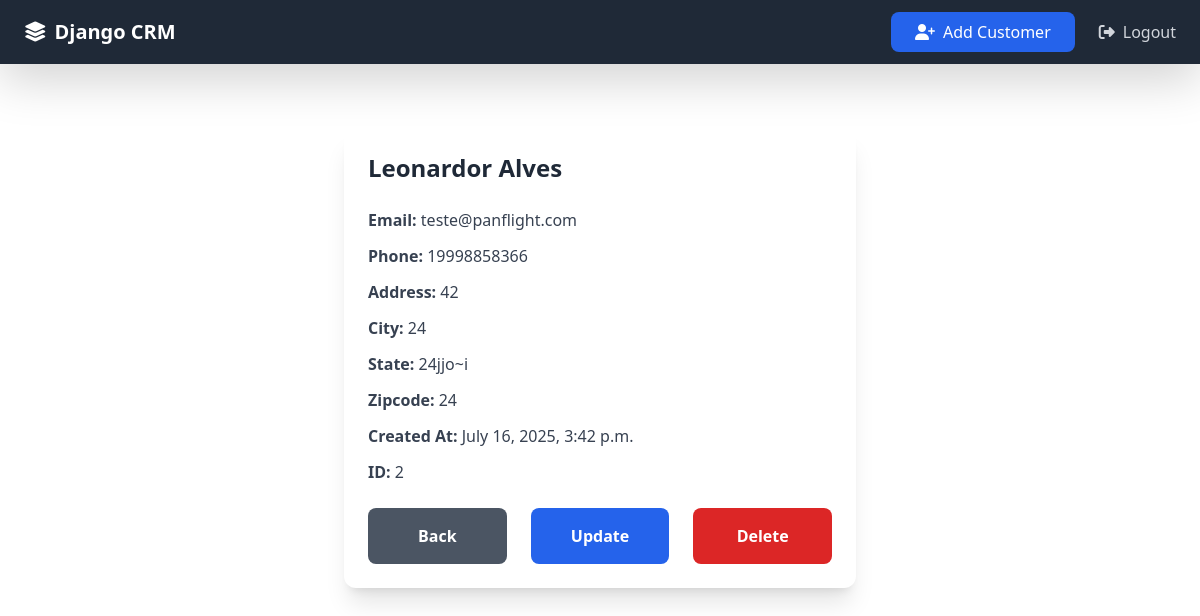
The page /customer_data/2 (signed in) on the database its author committed.
### website/models.py (models this page shows, shortened)
class Customer(models.Model):
    created_at = models.DateTimeField(auto_now_add=True)
    first_name = models.CharField(max_length=50)
    last_name  = models.CharField(max_length=50)
    email      = models.CharField(max_length=50)
    phone      = models.CharField(max_length=20)
    address    = models.CharField(max_length=50)
    city       = models.CharField(max_length=50)
    state      = models.CharField(max_length=50)
    zipcode    = models.CharField(max_length=20)

### website/views.py (the view)
# urls.py: path('customer_data/<int:pk>', views.customer_data, name='customer_data'),
def customer_data(request, pk):
    if request.user.is_authenticated:
        customer_data = Customer.objects.get(id=pk)
        return render(request, 'customer_data.html', {'customer_data': customer_data})
    else:
        messages.success(request, "You Must Be Login To See That Page...")
        return redirect ('home')

### website/templates/customer_data.html
{% extends 'base.html' %}
{% block content %}
<div class="py-10 flex items-center justify-center">
    <div class="bg-white shadow-xl rounded-xl p-6 w-full max-w-lg">
        <h2 class="text-2xl font-bold text-gray-800 mb-4">
            {{ customer_data.first_name }} {{ customer_data.last_name }}
        </h2>
        <div class="space-y-3 text-gray-700">
            <p><span class="font-semibold">Email:</span> {{ customer_data.email }}</p>
            <p><span class="font-semibold">Phone:</span> {{ customer_data.phone }}</p>
            <p><span class="font-semibold">Address:</span> {{ customer_data.address }}</p>
            <p><span class="font-semibold">City:</span> {{ customer_data.city }}</p>
            <p><span class="font-semibold">State:</span> {{ customer_data.state }}</p>
            <p><span class="font-semibold">Zipcode:</span> {{ customer_data.zipcode }}</p>
            <p><span class="font-semibold">Created At:</span> {{ customer_data.created_at }}</p>
            <p><span class="font-semibold">ID:</span> {{ customer_data.id }}</p>
        </div>
        <div class="flex gap-4 mt-6">
            <a href="{% url 'home' %}"
               class="flex-1 bg-gray-600 hover:bg-gray-700 text-white text-center py-3 rounded-lg font-semibold transition">
                Back
            </a>
            <a href="{% url 'update_customer' customer_data.id %}"
               class="flex-1 bg-blue-600 hover:bg-blue-700 text-white text-center py-3 rounded-lg font-semibold transition">
                Update
            </a>
            <a href="{% url 'delete_customer' customer_data.id %}"
               class="flex-1 bg-red-600 hover:bg-red-700 text-white text-center py-3 rounded-lg font-semibold transition">
                Delete
            </a>
        </div>
    </div>
</div>
{% endblock %}

### rows shown on the page
Customer: first_name "Leonardor", last_name "Alves", email "teste@panflight.com", phone "19998858366", address "42", city "24", state "24jjo~i", zipcode "24", created_at "July 16, 2025, 3:42 p.m.", id "2"
